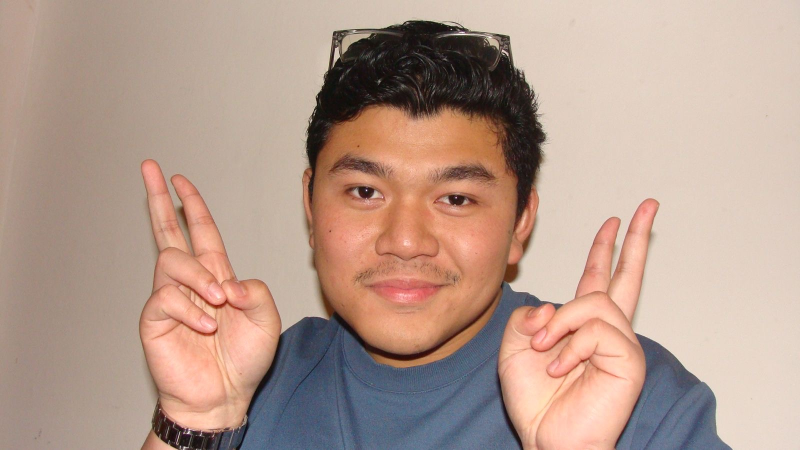
#> input picture data/faces/asshmar.jpg, 1600 x 900 px, given in place of the camera (shown at 1/2 size)
$ python face_tracking.py   (older library calls are emulated)
#> lines starting #> are read from the running program, lines starting #| are printed output that depends on the picture
"""
electronic/face_tracking.py

Servo-assisted face tracking for PillWheel.

KEY CHANGE vs original:
  - Camera is NO LONGER opened at module-import time.
  - Use open_camera() / close_camera() explicitly, OR use the context manager:

        with camera_open():
            face, frame, angle = scan_for_face(DEFAULT_ANGLE_CAMERA)

  - cap is None until open_camera() succeeds.
  - close_camera() properly releases the V4L2 handle so the next run finds
    /dev/video0 free.  The old version left it locked if Python exited
    uncleanly (abort / SIGKILL), causing the "need to kill it" symptom.
"""

import cv2
import time
import contextlib

try:
    from adafruit_servokit import ServoKit
    _kit = ServoKit(channels=16)
    _kit.servo[14].set_pulse_width_range(400, 2600)
    SERVO_AVAILABLE = True
except Exception as _e:
    _kit = None
    SERVO_AVAILABLE = False
    print(f"face_tracking: ServoKit unavailable ({_e}) — servo calls are no-ops")

# ── Constants ─────────────────────────────────────────────────────────────────
DEFAULT_ANGLE_CAMERA   = 180
MIN_ANGLE              = 0
MAX_ANGLE              = 180
SCAN_STEP              = 5
TRACK_STEP             = 3
FRAME_CENTER_TOLERANCE = 30   # pixels
MIN_FACE_AREA          = 6000  # ~78×78 px — reject tiny/distant faces

CAMERA_DEVICE          = '/dev/video0'
CAMERA_OPEN_RETRIES    = 5
CAMERA_RETRY_DELAY     = 1.0  # seconds between retries

# ── Module-level camera handle (None until open_camera() is called) ───────────
cap = None

face_cascade = cv2.CascadeClassifier(
    cv2.data.haarcascades + 'haarcascade_frontalface_default.xml'
)


# ── Camera lifecycle ──────────────────────────────────────────────────────────

def open_camera() -> bool:
    """
    Open /dev/video0 with retries.
    Returns True on success, False if camera could not be opened.
    Sets the module-level `cap`.
    """
    global cap

    # If already open, nothing to do
    if cap is not None and cap.isOpened():
        return True

    # Release any stale handle first
    if cap is not None:
        try:
            cap.release()
        except Exception:
            pass
        cap = None

    for attempt in range(CAMERA_OPEN_RETRIES):
        _cap = cv2.VideoCapture(CAMERA_DEVICE)
        if _cap.isOpened():
            cap = _cap
            print(f"face_tracking: camera opened ✔ ({CAMERA_DEVICE})")
            return True
        _cap.release()
        print(f"face_tracking: camera not ready, retrying ({attempt+1}/{CAMERA_OPEN_RETRIES})…")
        time.sleep(CAMERA_RETRY_DELAY)

    print(f"face_tracking: ERROR — could not open {CAMERA_DEVICE} after {CAMERA_OPEN_RETRIES} attempts")
    cap = None
    return False


def close_camera() -> None:
    """
    Release the camera handle.  Safe to call even if already closed.
    Always call this on exit so V4L2 frees the device for the next run.
    """
    global cap
    if cap is not None:
        try:
            cap.release()
            print("face_tracking: camera released ✔")
        except Exception as e:
            print(f"face_tracking: warning during release — {e}")
        cap = None


@contextlib.contextmanager
def camera_open():
    """
    Context manager — opens camera on enter, always releases on exit.

    Usage:
        with camera_open():
            face, frame, angle = scan_for_face(DEFAULT_ANGLE_CAMERA)
    """
    opened = open_camera()
    try:
        yield opened
    finally:
        close_camera()


# ── Servo helpers ─────────────────────────────────────────────────────────────

def set_servo_angle(angle: float) -> float:
    angle = max(MIN_ANGLE, min(MAX_ANGLE, float(angle)))
    if SERVO_AVAILABLE:
        _kit.servo[14].angle = angle
    return angle


# ── Face scan ─────────────────────────────────────────────────────────────────

def scan_for_face(current_angle: float):
    """
    Sweep servo from current_angle down to MIN_ANGLE looking for a face.

    Returns:
        (x, y, w, h), frame, angle   on success
        None, None, angle            if no face found

    Requires camera to already be open (call open_camera() first, or use
    the camera_open() context manager).
    """
#> called with current_angle = 180
    if cap is None or not cap.isOpened():
        print("scan_for_face: camera not open — call open_camera() first")
        return None, None, current_angle

    angle = current_angle
    while angle >= MIN_ANGLE:
        angle = set_servo_angle(angle - SCAN_STEP)
        time.sleep(0.35)  # let servo settle

        ret, frame = cap.read()
#> frame is the input picture: shape (900, 1600, 3); mean B, G, R 142.1, 155.6, 182.2
        if not ret:
            print("scan_for_face: cap.read() failed — camera may have dropped")
            # Attempt a single reopen
            if _try_reopen():
                continue
            break

        gray  = cv2.cvtColor(frame, cv2.COLOR_BGR2GRAY)
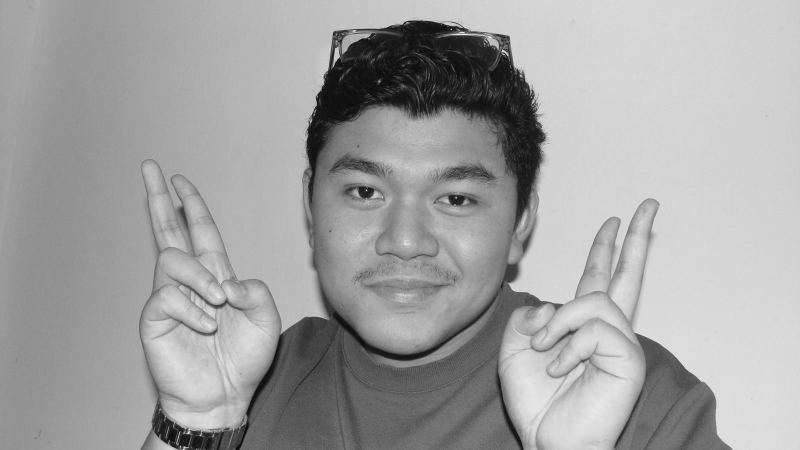
#> gray: shape (900, 1600) (shown at 1/2 size); min 2, max 254, mean 162
        faces = face_cascade.detectMultiScale(gray, 1.3, 5)
#> faces = [[589, 210, 465, 465]]

        if len(faces) == 0:
            continue

        x, y, w, h = max(faces, key=lambda f: f[2] * f[3])
#> x = 589; y = 210; w = 465; h = 465

        if w * h < MIN_FACE_AREA:
            continue

        # Sharpness check — reject blurry frames
        face_roi = gray[y:y+h, x:x+w]
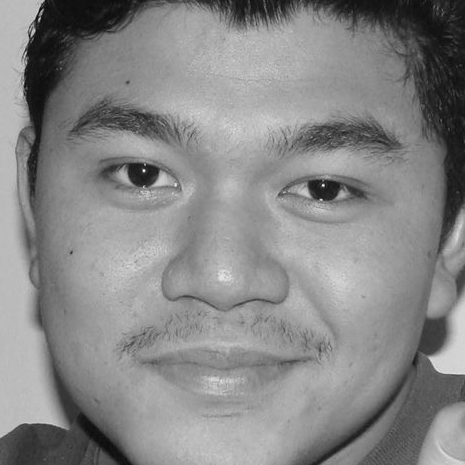
#> face_roi: shape (465, 465); min 3, max 250, mean 134.7
        if cv2.Laplacian(face_roi, cv2.CV_64F).var() < 40:
            continue

        print(f"scan_for_face: face found at angle={angle:.0f}°")
        return (x, y, w, h), frame, angle

    return None, None, angle


# ── Internal helpers ──────────────────────────────────────────────────────────

def _try_reopen() -> bool:
    """Try to recover a dropped camera mid-session."""
    global cap
    print("face_tracking: attempting camera reopen…")
    if cap is not None:
        try:
            cap.release()
        except Exception:
            pass
        cap = None
    time.sleep(1.0)
    _cap = cv2.VideoCapture(CAMERA_DEVICE)
    if _cap.isOpened():
        cap = _cap
        print("face_tracking: camera recovered ✔")
        return True
    _cap.release()
    print("face_tracking: camera reopen failed")
    return False


# ── Standalone test ───────────────────────────────────────────────────────────

def track_face():
    """
    Standalone terminal test.
    Opens camera, sweeps for a face, prints result, releases camera.
    """
    print("track_face: opening camera…")
    if not open_camera():
        print("track_face: cannot open camera — aborting")
        return

    try:
        set_servo_angle(DEFAULT_ANGLE_CAMERA)
        time.sleep(0.5)

        face, frame, angle = scan_for_face(DEFAULT_ANGLE_CAMERA)
#> face = (589, 210, 465, 465); angle = 175

        if face is None:
            print("track_face: no face found in sweep")
            return

        x, y, w, h = face
#> x = 589; y = 210; w = 465; h = 465
        print(f"track_face: face at ({x},{y}) size={w}×{h} servo={angle:.0f}°")
#| track_face: face at (589,210) size=465×465 servo=175°

        # Track until centred (terminal mode — no imshow)
        deadline = time.time() + 10
        while cap is not None and cap.isOpened() and time.time() < deadline:
            ret, frame = cap.read()
            if not ret:
                break
            fh = frame.shape[0]
#> fh = 900
            center_y = fh // 2
#> center_y = 450
            gray  = cv2.cvtColor(frame, cv2.COLOR_BGR2GRAY)
            faces = face_cascade.detectMultiScale(gray, 1.3, 5)
#> faces = [[589, 210, 465, 465]]
            if len(faces) == 0:
                print("track_face: face lost")
                break
            x, y, w, h = max(faces, key=lambda f: f[2] * f[3])
            diff = (y + h // 2) - center_y
#> diff = -8
            print(f"  servo={angle:.0f}°  diff={diff:+d}px")
#|   servo=175°  diff=-8px
            if abs(diff) <= FRAME_CENTER_TOLERANCE:
                print("track_face: face centred ✔")
                break
            angle = set_servo_angle(angle + TRACK_STEP if diff > 0 else angle - TRACK_STEP)
            time.sleep(0.1)

    finally:
        set_servo_angle(DEFAULT_ANGLE_CAMERA)
        close_camera()   # ← always release, even if we crash


if __name__ == "__main__":
    track_face()

$ run again, on data/faces/patient2.jpg
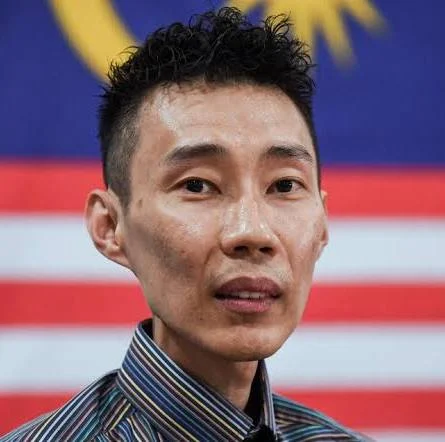
#> input picture data/faces/patient2.jpg, 445 x 442 px, given in place of the camera
#> in scan_for_face, frame is the input picture: shape (442, 445, 3); mean B, G, R 114.9, 103.5, 136.7
#> in scan_for_face, `gray  = cv2.cvtColor(frame, cv2.COLOR_BGR2GRAY)`:
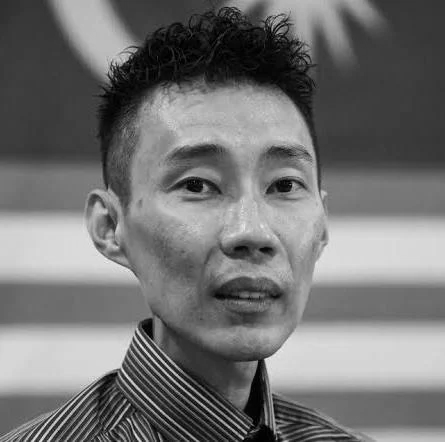
#> gray: shape (442, 445); min 0, max 243, mean 114.7
#> in scan_for_face, `faces = face_cascade.detectMultiScale(gray, 1.3, 5)`: faces = [[107, 78, 272, 272]]
#> in scan_for_face, `x, y, w, h = max(faces, key=lambda f: f[2] * f[3])`: x = 107; y = 78; w = 272
#> in scan_for_face, `face_roi = gray[y:y+h, x:x+w]`:
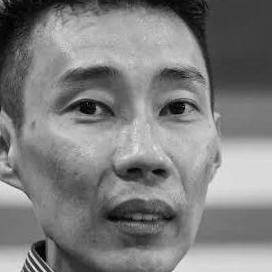
#> face_roi: shape (272, 272); min 0, max 243, mean 125.8
#> face = (107, 78, 272, 272); angle = 175
#> in track_face, `x, y, w, h = face`: x = 107; y = 78; w = 272
#| track_face: face at (107,78) size=272×272 servo=175°
#> in track_face, `faces = face_cascade.detectMultiScale(gray, 1.3, 5)`: faces = [[107, 78, 272, 272]]
#> diff = -7
#|   servo=175°  diff=-7px
